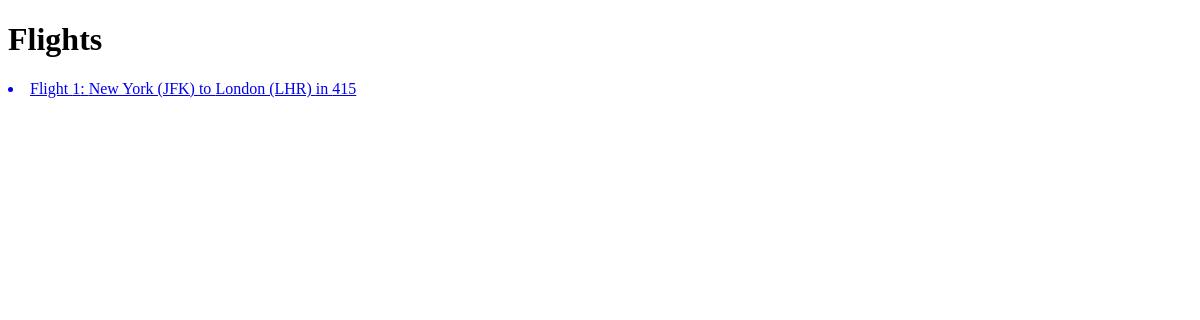
/flights/, run on an earlier commit of the app's database.
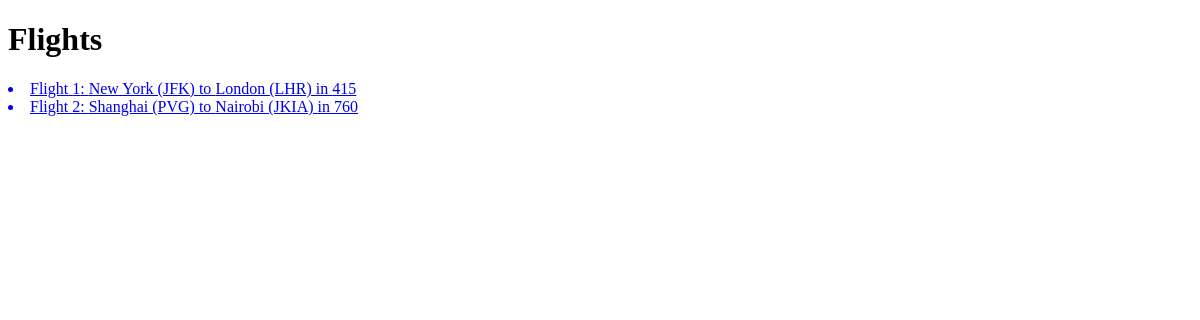
And on a later commit of the database.
### flights/models.py (models this page shows, shortened)
class Flight(models.Model):
    origin = models.ForeignKey(Airport, on_delete=models.CASCADE, related_name="departures")
    destination = models.ForeignKey(Airport, on_delete=models.CASCADE, related_name="arrivals")
    duration = models.IntegerField()

class Airport(models.Model):
    code = models.CharField(max_length=64)
    city = models.CharField(max_length=64)
    def __str__(self):
        return f"{self.city} ({self.code})"

### flights/views.py (the view)
# urls.py: path("", views.index, name="index"),
def index(request):
    return render(request, "flights/index.html", {
        "flights": Flight.objects.all()
    })

### flights/templates/flights/index.html
{% extends "flights/layout.html" %}
{% block body%}
    <h1>Flights</h1>
    {% for flight in flights %}
    <a href="{% url 'flight' flight.id %}">
            <li>Flight {{ flight.id }}: {{ flight.origin }} to {{ flight.destination }} in {{ flight.duration }} </li>
    </a>
    {% endfor %}
{% endblock %}

What changed in the data, as far as the page shows it:
added Flight: id "2", origin "Shanghai (PVG)", destination "Nairobi (JKIA)", duration "760"
